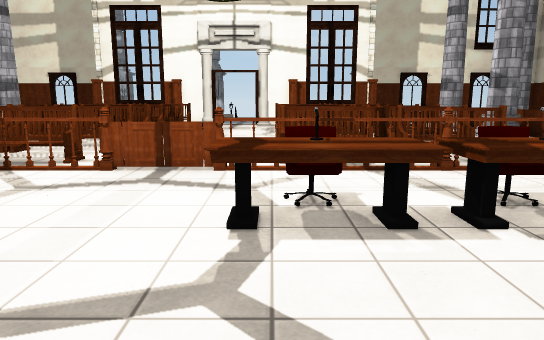
[1] (above)

24 first-person views from a walk through a Unity game level. The camera is 1.5 m above the floor, tilts 10° down and sees 70° across. Doors are open. The floor is counted in squares, 1 m on a side. Each view is taken from the middle of a square. On the plan, view 1 faces up. The plan holds only what a view shows up to about 17 squares ahead; the rest is blank. The place goes on beyond the plan. The player character is not drawn. Some animated figures are left out. Some surface patterns are stand-ins.

[2]
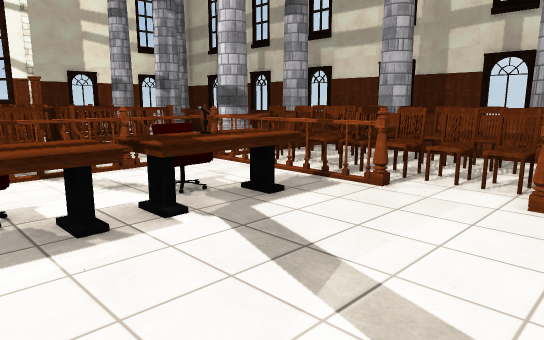

[3]
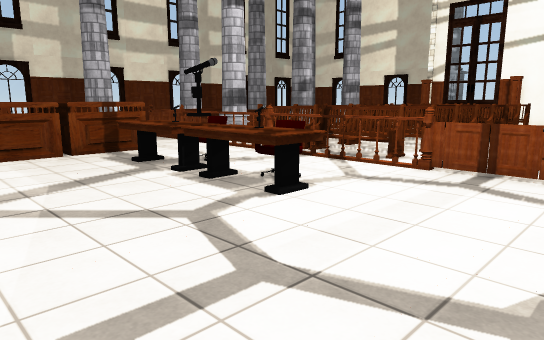

[4]
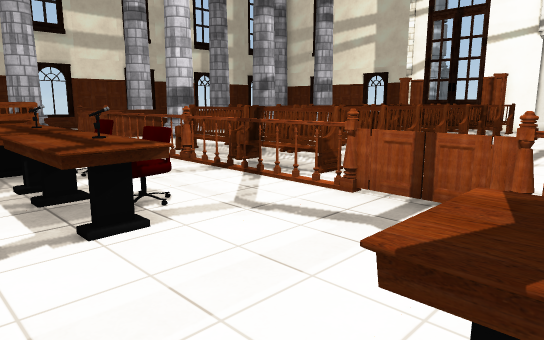

[5]
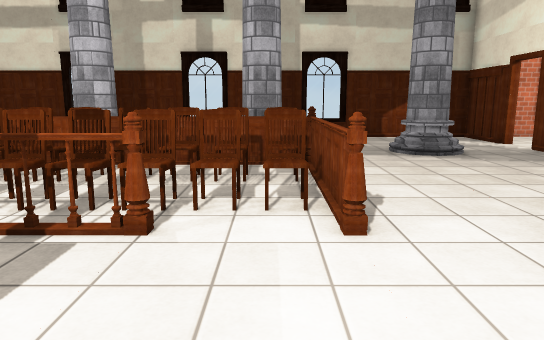

[6]
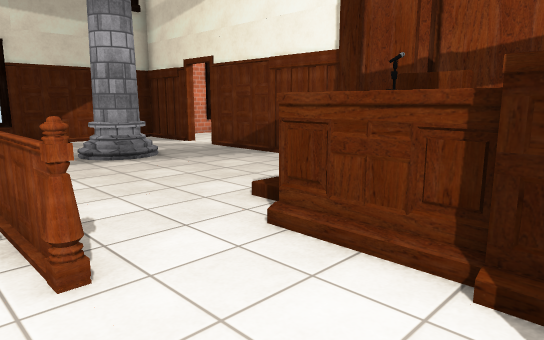

[7]
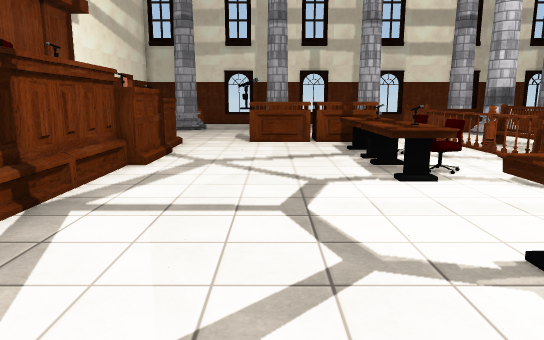

[8]
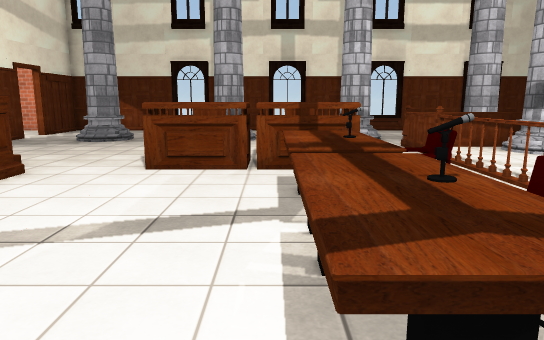

[9]
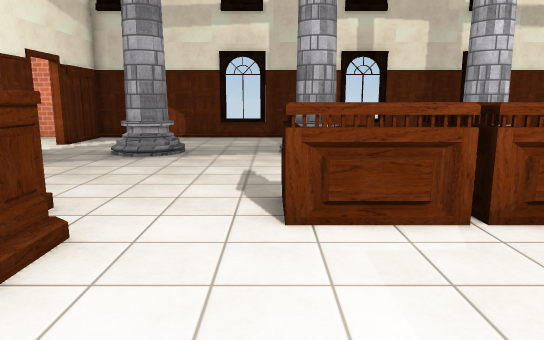

[10]
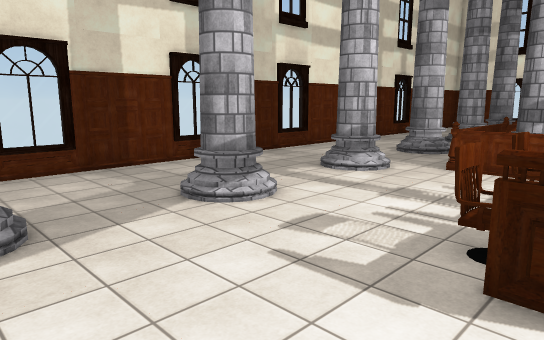

[11]
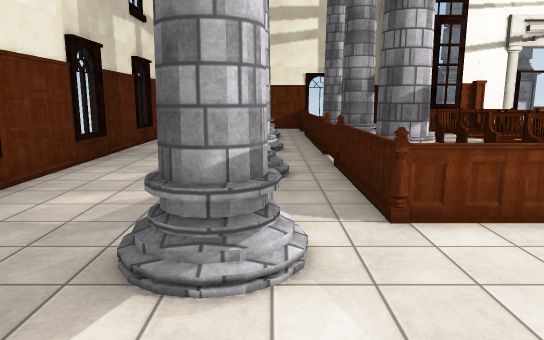

[12]
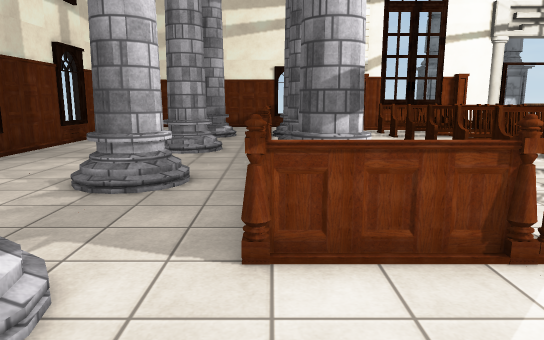

[13]
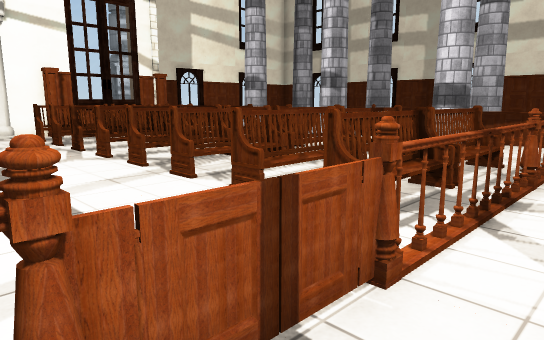

[14]
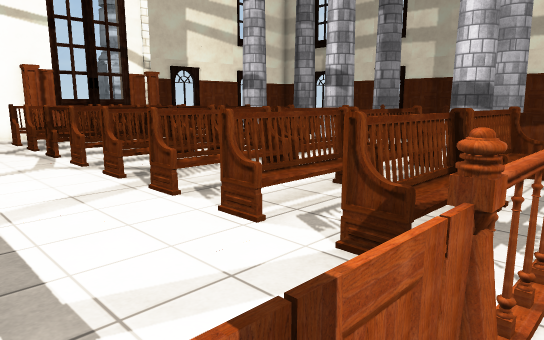

[15]
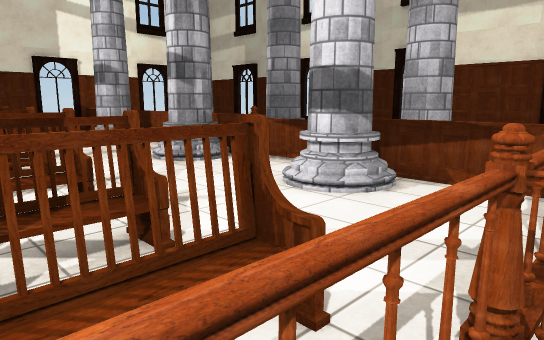

[16]
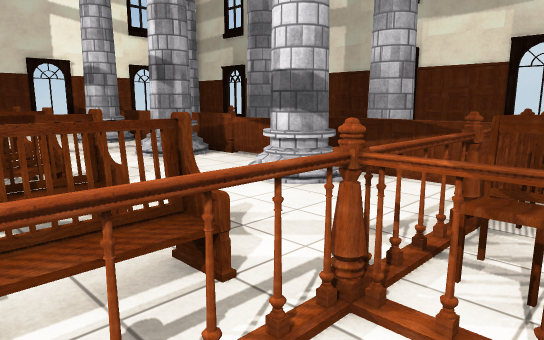

[17]
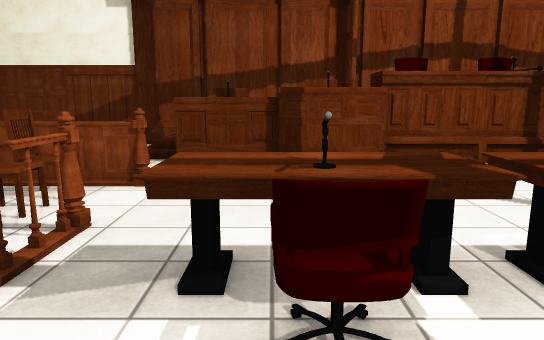

[18]
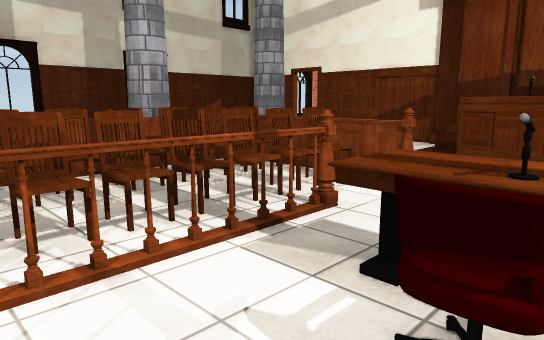

[19]
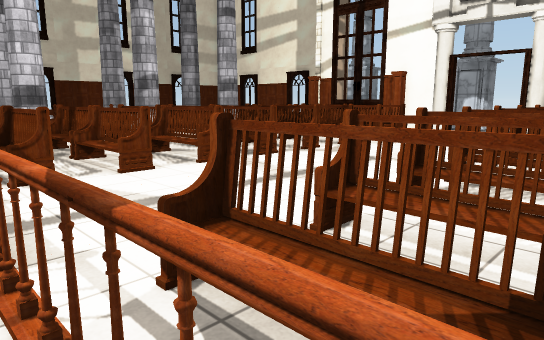

[20]
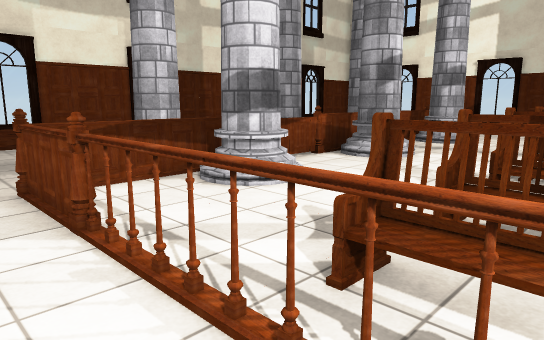

[21]
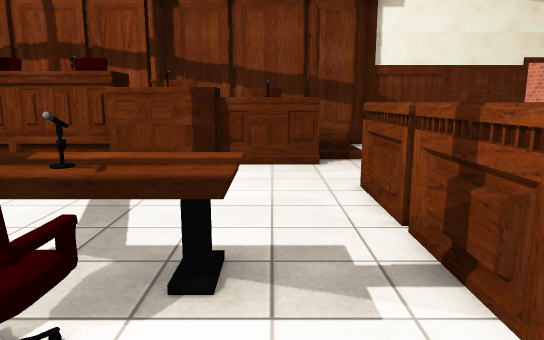

[22]
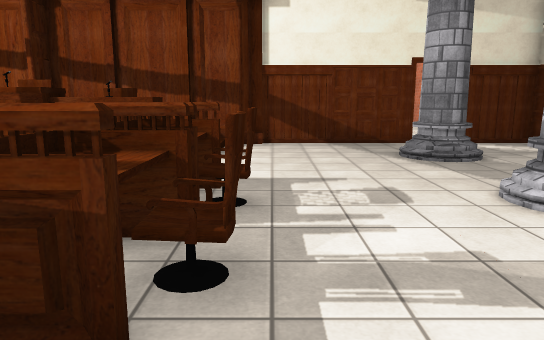

[23]
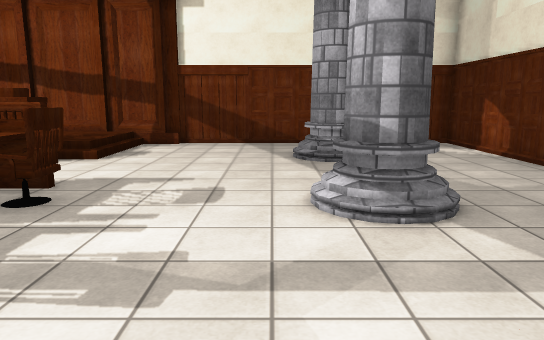

[24]
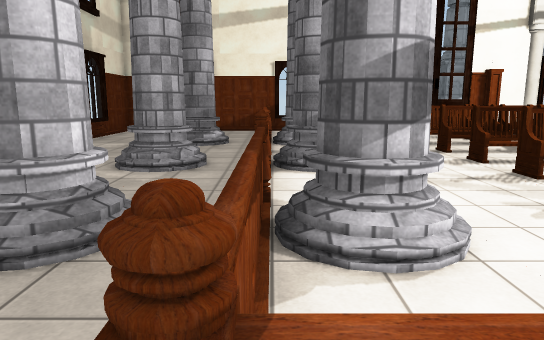

### Floor plan
Key: @ floor where view 1 was taken; # wall or solid block; . main floor; : floor 0.5 m higher than the main floor; / step, stairs or slope; D open door; = window, fence, low wall or low ledge; O other object.
Columns run from 24 left of view 1 to 19 right of it. Each row starts with its distance up from view 1.
 22 # .. ##.O##  OOOOOOO    OOOOOOO  =#O
 21 # .. ...O..................     ...O
 20 =. .  ..O....OOOOOOO.. .OOOOOOO....O
 19 #. .. ..O ............ ....    ....O
 18 #.. . /.O #..OOOOOOO....OOOOOOO...#O  #
 17 #.. .#/.O##....  ...........   ..=#O  #    #
 16 #.......#....OOOOOOO....OOOOOOO....O.      #
 15 =.......O..........................O.
 14 #.... ..O....OOOOOOO....OOOOOOO....O       #
 13 #.... /.O##.......................#O  #    #
 12 #....#/.O##..OOOOOOO....OOOOOOO..=#O  #    #
 11 #.......O..................  ......O       #
 10 =.......O....OOOOOOO....OOOOOOO....O       =
  9 #.......OOOOOOOOOOOOOOOOOOOOOOOOOOOO       #
  8 #.... /.......................O.OOOO  #    #
  7 # ...#/.......................O.OOOO  #    #
  6 # .........OO..OO.OO....OO.OO.O.OOOO       #
  5 =.........OOO..OOOOOO...OOOOOOO.OOOO       =
  4 #..........OO..OOOOOO...OOOOOOO.OOOO       #
  3 #....//....OO...................OOOO  #    #
  2 #....#/...OOO.........O.........OOOO  #    #
  1 #..........OO..................OOOOO       #
  0 =.......................@............      =
 -1 #...............OO........OO............   #
 -2 #....//...../O OOOOOOO O OO OOO/......#....#
 -3 #....#/...../:O OO O OO   OO O :.....O#  ..#
 -4 #.........../:                 :.......    #
 -5 #.........../::   #      #       ......... #
 -6 ####D################    ##############D####

Where each view was taken, in squares from view 1:
view 1: 0 up, 0 right, facing up
view 2: 0 up, 0 right, facing up-right
view 3: 0 up, 0 right, facing up-left
view 4: 3 up, 0 right, facing up-left
view 5: 2 up, 2 right, facing right
view 6: 2 up, 3 right, facing down-right
view 7: 2 up, 3 right, facing left
view 8: 4 up, 3 left, facing left
view 9: 1 up, 7 left, facing left
view 10: 3 down, 12 left, facing up-left
view 11: 3 up, 18 left, facing up
view 12: 5 up, 16 left, facing up
view 13: 7 up, 4 left, facing up-right
view 14: 8 up, 3 left, facing up-right
view 15: 8 up, 4 right, facing up-right
view 16: 7 up, 4 right, facing up-right
view 17: 8 up, 4 right, facing down
view 18: 8 up, 3 right, facing down-right
view 19: 8 up, 3 right, facing up-left
view 20: 7 up, 9 left, facing up-left
view 21: 8 up, 10 left, facing down
view 22: 8 up, 14 left, facing down
view 23: 8 up, 17 left, facing down
view 24: 8 up, 16 left, facing up
